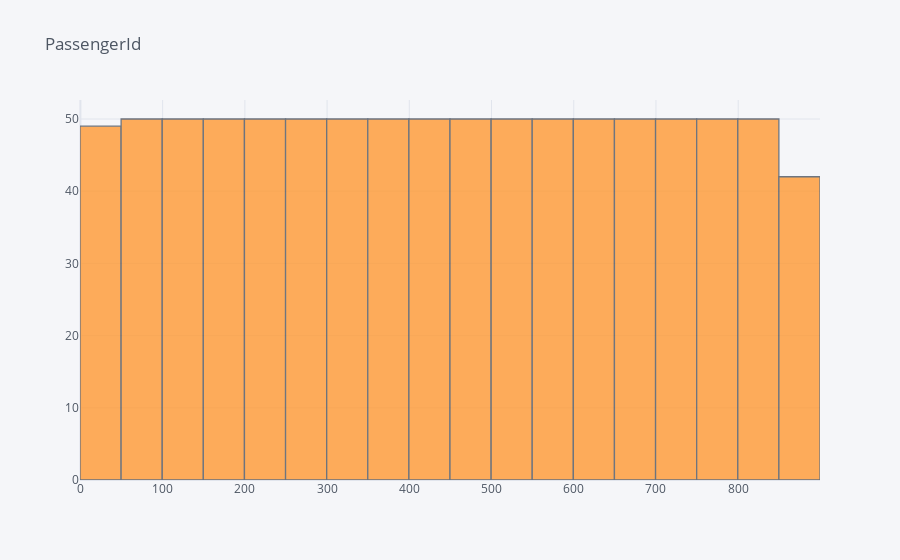
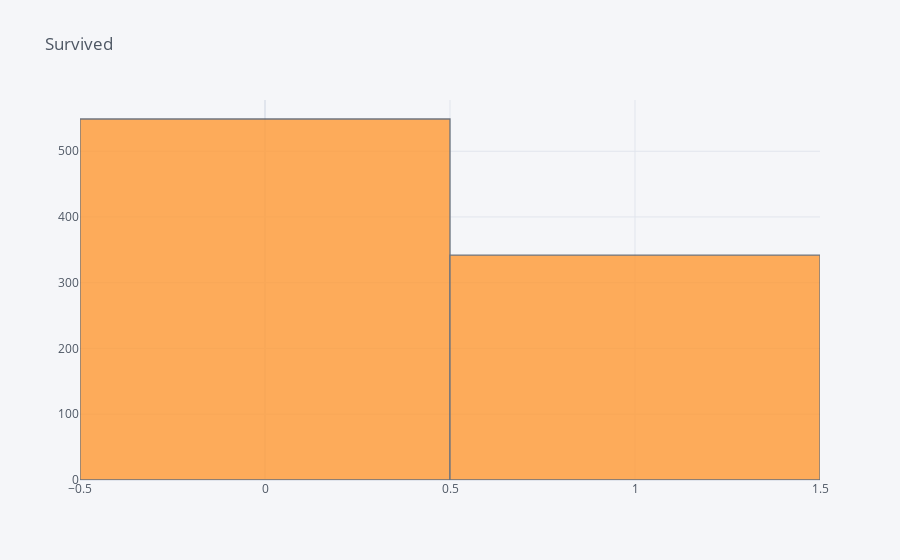
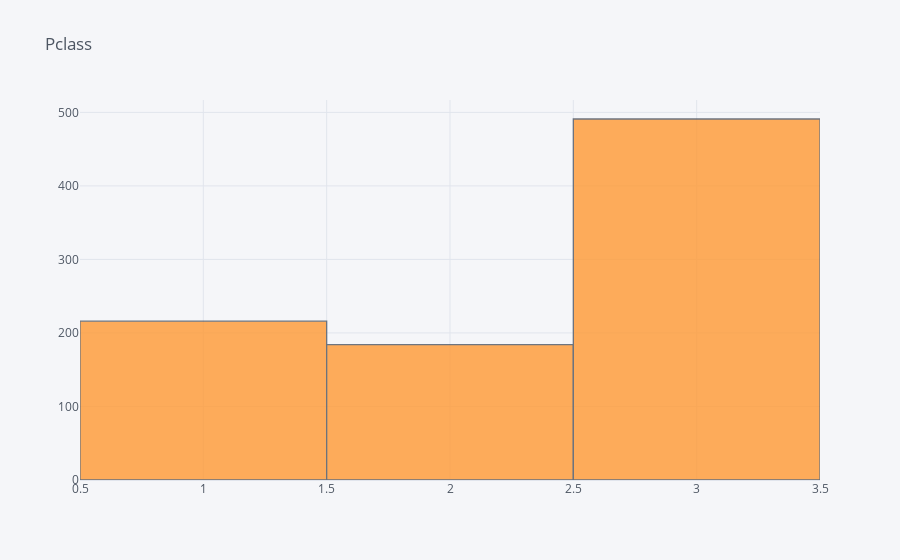
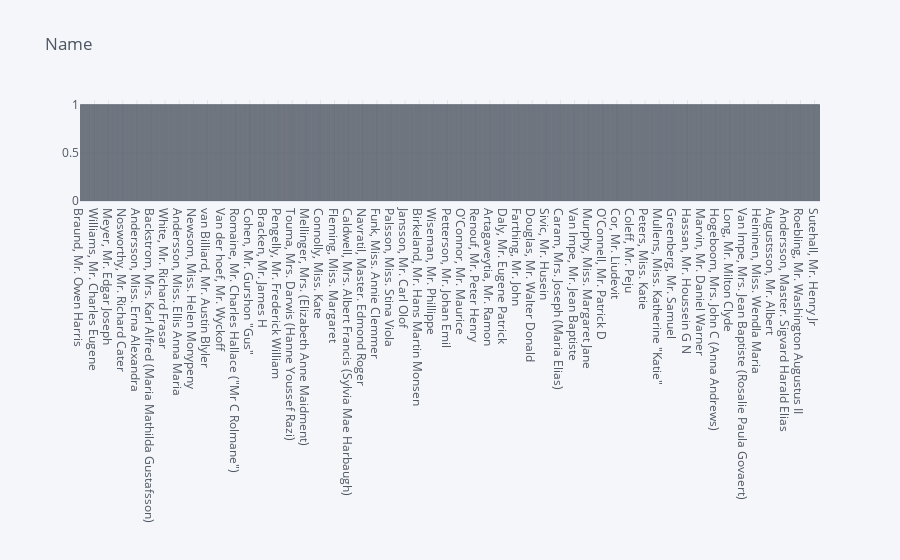

Notebook code cell kept with these figures, in order:
### Code cell
#Построение гистограмм для всех колонок 
def show_hist(df):
    for col in df.columns:
        df[col].iplot(kind='hist', title=col)
        
show_hist(df)

### Figure 1 — Plotly figure (JSON) as saved in the notebook; plotly's stock layout.template omitted (floating-point values rounded to 4 significant figures; data arrays with more than 128 entries replaced by an {"elided": "..."} marker saying what was removed)
{"data": [{"histfunc": "count", "histnorm": "", "marker": {"color": "rgba(255, 153, 51, 1.0)", "line": {"color": "#4D5663", "width": 1.3}}, "name": "PassengerId", "opacity": 0.8, "orientation": "v", "type": "histogram", "x": {"elided": "891 int values"}}], "layout": {"barmode": "overlay", "legend": {"bgcolor": "#F5F6F9", "font": {"color": "#4D5663"}}, "paper_bgcolor": "#F5F6F9", "plot_bgcolor": "#F5F6F9", "title": {"font": {"color": "#4D5663"}, "text": "PassengerId"}, "xaxis": {"gridcolor": "#E1E5ED", "showgrid": true, "tickfont": {"color": "#4D5663"}, "title": {"font": {"color": "#4D5663"}, "text": ""}, "zerolinecolor": "#E1E5ED"}, "yaxis": {"gridcolor": "#E1E5ED", "showgrid": true, "tickfont": {"color": "#4D5663"}, "title": {"font": {"color": "#4D5663"}, "text": ""}, "zerolinecolor": "#E1E5ED"}}}

### Figure 2 — Plotly figure (JSON) as saved in the notebook; plotly's stock layout.template omitted (floating-point values rounded to 4 significant figures; data arrays with more than 128 entries replaced by an {"elided": "..."} marker saying what was removed)
{"data": [{"histfunc": "count", "histnorm": "", "marker": {"color": "rgba(255, 153, 51, 1.0)", "line": {"color": "#4D5663", "width": 1.3}}, "name": "Survived", "opacity": 0.8, "orientation": "v", "type": "histogram", "x": {"elided": "891 int values"}}], "layout": {"barmode": "overlay", "legend": {"bgcolor": "#F5F6F9", "font": {"color": "#4D5663"}}, "paper_bgcolor": "#F5F6F9", "plot_bgcolor": "#F5F6F9", "title": {"font": {"color": "#4D5663"}, "text": "Survived"}, "xaxis": {"gridcolor": "#E1E5ED", "showgrid": true, "tickfont": {"color": "#4D5663"}, "title": {"font": {"color": "#4D5663"}, "text": ""}, "zerolinecolor": "#E1E5ED"}, "yaxis": {"gridcolor": "#E1E5ED", "showgrid": true, "tickfont": {"color": "#4D5663"}, "title": {"font": {"color": "#4D5663"}, "text": ""}, "zerolinecolor": "#E1E5ED"}}}

### Figure 3 — Plotly figure (JSON) as saved in the notebook; plotly's stock layout.template omitted (floating-point values rounded to 4 significant figures; data arrays with more than 128 entries replaced by an {"elided": "..."} marker saying what was removed)
{"data": [{"histfunc": "count", "histnorm": "", "marker": {"color": "rgba(255, 153, 51, 1.0)", "line": {"color": "#4D5663", "width": 1.3}}, "name": "Pclass", "opacity": 0.8, "orientation": "v", "type": "histogram", "x": {"elided": "891 int values"}}], "layout": {"barmode": "overlay", "legend": {"bgcolor": "#F5F6F9", "font": {"color": "#4D5663"}}, "paper_bgcolor": "#F5F6F9", "plot_bgcolor": "#F5F6F9", "title": {"font": {"color": "#4D5663"}, "text": "Pclass"}, "xaxis": {"gridcolor": "#E1E5ED", "showgrid": true, "tickfont": {"color": "#4D5663"}, "title": {"font": {"color": "#4D5663"}, "text": ""}, "zerolinecolor": "#E1E5ED"}, "yaxis": {"gridcolor": "#E1E5ED", "showgrid": true, "tickfont": {"color": "#4D5663"}, "title": {"font": {"color": "#4D5663"}, "text": ""}, "zerolinecolor": "#E1E5ED"}}}

### Figure 4 — Plotly figure (JSON) as saved in the notebook; plotly's stock layout.template omitted (floating-point values rounded to 4 significant figures; data arrays with more than 128 entries replaced by an {"elided": "..."} marker saying what was removed)
{"data": [{"histfunc": "count", "histnorm": "", "marker": {"color": "rgba(255, 153, 51, 1.0)", "line": {"color": "#4D5663", "width": 1.3}}, "name": "Name", "opacity": 0.8, "orientation": "v", "type": "histogram", "x": {"elided": "891 str values"}}], "layout": {"barmode": "overlay", "legend": {"bgcolor": "#F5F6F9", "font": {"color": "#4D5663"}}, "paper_bgcolor": "#F5F6F9", "plot_bgcolor": "#F5F6F9", "title": {"font": {"color": "#4D5663"}, "text": "Name"}, "xaxis": {"gridcolor": "#E1E5ED", "showgrid": true, "tickfont": {"color": "#4D5663"}, "title": {"font": {"color": "#4D5663"}, "text": ""}, "zerolinecolor": "#E1E5ED"}, "yaxis": {"gridcolor": "#E1E5ED", "showgrid": true, "tickfont": {"color": "#4D5663"}, "title": {"font": {"color": "#4D5663"}, "text": ""}, "zerolinecolor": "#E1E5ED"}}}
